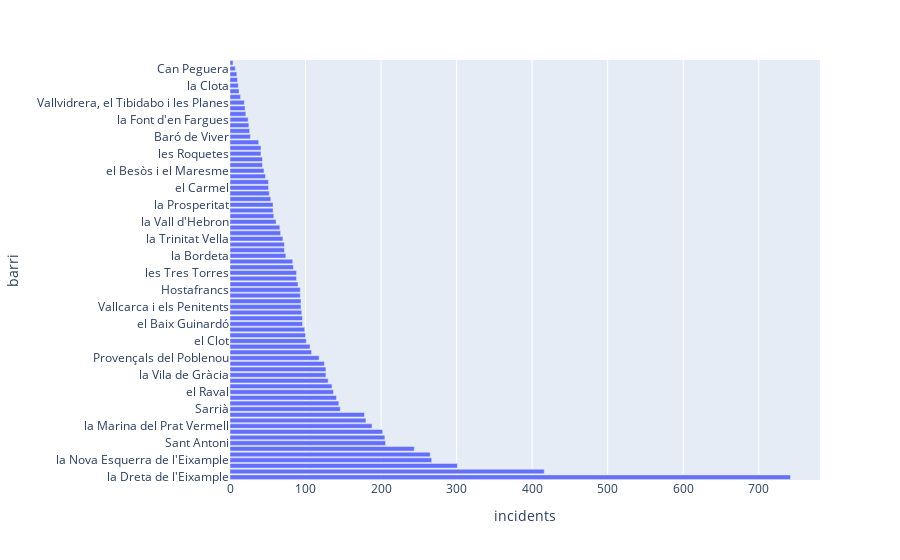

Notebook source saved alongside this figure:
### Code cell
import plotly.express as px
df = df_incidents_cause.groupBy('barri').count().orderBy("count", ascending=False).withColumnRenamed("count","incidents").toPandas()
fig = px.bar(df, x="incidents", y="barri", orientation='h', height=1200)
fig.show()

### Figure 1 — Plotly figure (JSON) as saved in the notebook; plotly's stock layout.template omitted (floating-point values rounded to 4 significant figures)
{"data": [{"alignmentgroup": "True", "hovertemplate": "incidents=%{x}<br>barri=%{y}<extra></extra>", "legendgroup": "", "marker": {"color": "#636efa", "pattern": {"shape": ""}}, "name": "", "offsetgroup": "", "orientation": "h", "showlegend": false, "textposition": "auto", "type": "bar", "x": [742, 416, 301, 267, 265, 244, 206, 205, 202, 188, 180, 178, 146, 144, 141, 137, 135, 130, 127, 127, 125, 118, 108, 106, 101, 100, 99, 96, 96, 95, 94, 94, 93, 93, 90, 88, 88, 84, 83, 74, 72, 72, 70, 67, 66, 61, 58, 57, 57, 54, 52, 51, 51, 47, 45, 43, 43, 41, 41, 38, 27, 26, 25, 24, 21, 20, 19, 14, 12, 11, 10, 9, 7, 4], "xaxis": "x", "y": ["la Dreta de l'Eixample", "l'Antiga Esquerra de l'Eixample", "Sant Gervasi - Galvany", "la Nova Esquerra de l'Eixample", "la Sagrada Família", "les Corts", "Sant Antoni", "el Fort Pienc", "Sant Gervasi - la Bonanova", "la Marina del Prat Vermell", "la Maternitat i Sant Ramon", "el Poble-sec", "Sarrià", "Sant Andreu", "Pedralbes", "el Raval", "el Bon Pastor", "el Camp de l'Arpa del Clot", "la Vila de Gràcia", "Horta", "el Poblenou", "Provençals del Poblenou", "Sant Pere, Santa Caterina i la Ribera", "la Marina de Port", "el Clot", "el Parc i la Llacuna del Poblenou", "el Putxet i el Farró", "el Baix Guinardó", "Sants", "el Barri Gòtic", "Vallcarca i els Penitents", "la Barceloneta", "Diagonal Mar i el Front Marítim del Poblenou", "Hostafrancs", "Desconegut", "el Camp d'en Grassot i Gràcia Nova", "les Tres Torres", "el Guinardó", "la Vila Olímpica del Poblenou", "la Bordeta", "Vilapicina i la Torre Llobeta", "Sant Martí de Provençals", "la Trinitat Vella", "la Sagrera", "Navas", "la Vall d'Hebron", "la Trinitat Nova", "Porta", "la Prosperitat", "la Verneda i la Pau", "Sants - Badal", "el Carmel", "la Salut", "la Guineueta", "el Besòs i el Maresme", "Canyelles", "Sant Genís dels Agudells", "les Roquetes", "Montbau", "el Congrés i els Indians", "Baró de Viver", "la Font de la Guatlla", "el Turó de la Peira", "la Font d'en Fargues", "la Teixonera", "Verdun", "Vallvidrera, el Tibidabo i les Planes", "el Coll", "Ciutat Meridiana", "la Clota", "Torre Baró", "Can Baró", "Can Peguera", "Vallbona"], "yaxis": "y"}], "layout": {"autosize": true, "barmode": "relative", "legend": {"tracegroupgap": 0}, "margin": {"t": 60}, "xaxis": {"anchor": "y", "autorange": true, "domain": [0, 1], "range": [0, 781.1], "title": {"text": "incidents"}, "type": "linear"}, "yaxis": {"anchor": "x", "autorange": true, "domain": [0, 1], "range": [-0.5, 73.5], "title": {"text": "barri"}, "type": "category"}}}
